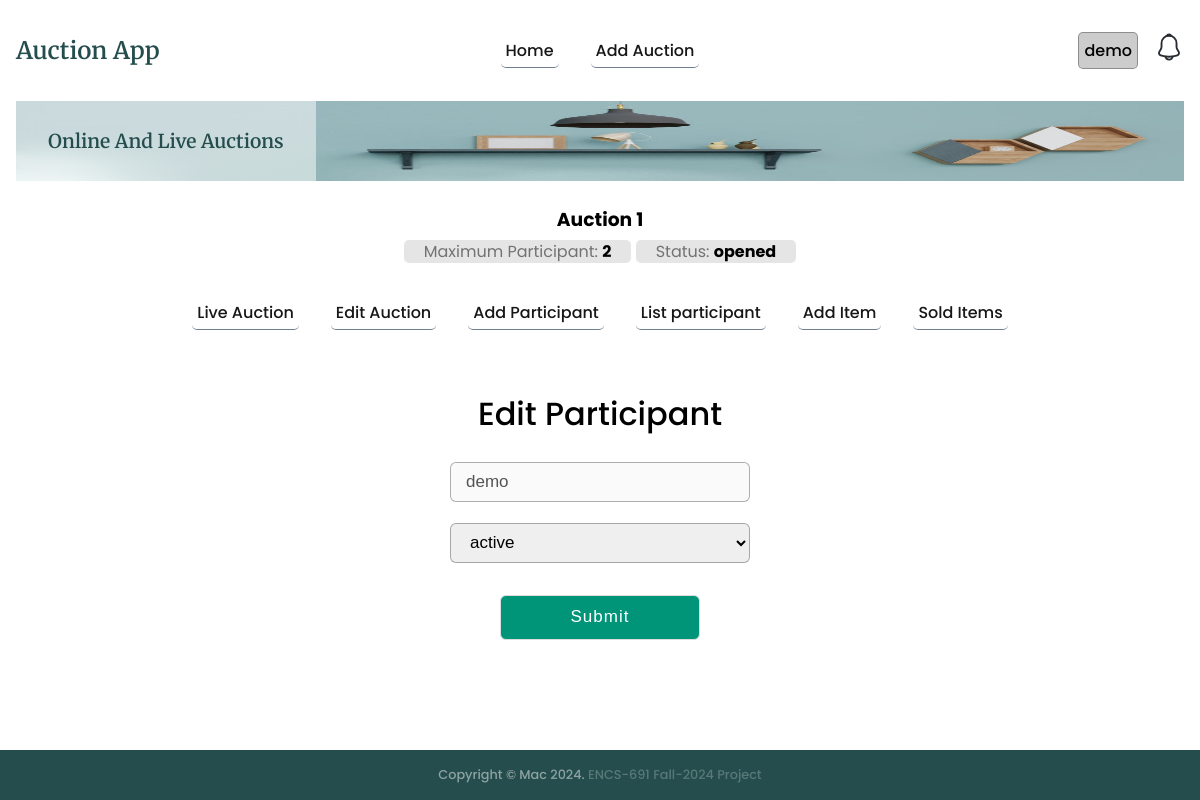
/auction/1/participant/10/edit (signed in), run on the app's committed database.
### auctions/models.py (models this page shows, shortened)
class Auction(models.Model):
    name = models.CharField(max_length=200)
    description = models.CharField(max_length=200)
    status = models.CharField(max_length=200, default='opened')
    auction1 = models.CharField(max_length=200, default='0')
    maxparticipant = models.CharField(max_length=200, default='0')
    username = models.CharField(max_length=200, default='-')
    createdat = models.DateTimeField(default=timezone.now)

class Participant(models.Model):
    auctionid = models.CharField(max_length=200)
    userid = models.CharField(max_length=200)
    username = models.CharField(max_length=200)
    status = models.CharField(max_length=200)
    createdat = models.DateTimeField(default=timezone.now)

### auctions/views.py (the view)
# urls.py: path('auction/<int:aid>/participant/<int:pid>/edit', views.editParticipant, name='editParticipant'),
@login_required
def editParticipant(req, aid, pid):
    participant = getRecordByPk(Participant, pid)
    auction = getRecordByPk(Auction, aid)
    if not auction or not participant:
        return index(req)
    if req.method == 'POST':
        return doEditparticipant(req, aid, pid)
    context = {'auction': auction, 'participant':participant, 'participantStatus':participantStatus}
    return render(req, 'auctions/editParticipant.html', context=context)

### auctions/utils.py (called while the page is built)
def getRecordByPk(model, id):
    try:
        record = model.objects.get(pk=id)
    except (KeyError, model.DoesNotExist):
        logging.error('getRecordByPk: model does not exist')
        return None
    else:
        return record

### templates/auctions/editParticipant.html (shortened to what this page needs)
{% extends "auctions/auctionBase.html" %}
{% block auction_content %}
<div class="addContact container_main">
  <div class="registration form">
    <header>Edit Participant</header>
    <form action="{% url 'auctions:editParticipant' auction.id participant.id %}" method="post" enctype="multipart/form-data">
      <div class="auction-flex">
        <input name="username" disabled id="participant" value="{{ participant.username }}"></input>
        {% if participantStatus %}
        <select name="status" id="status">
          {% for status in participantStatus %}
            {% if participant.status == status %}
              <option value="{{status}}" selected>{{status}}</option>
            {% else %}
              <option value="{{status}}">{{status}}</option>
            {% endif %}
          {% endfor %}
        </select>
        {% endif %}
      </div>
      <button type="submit" class="button">Submit</button>
    </form>
  </div>
</div>
{% endblock %}

### templates/auctions/auctionBase.html
{% extends "base.html" %}
{% block content %}
<section class="section__container product__container" id="product">
    <div class="auctionbase__header">
        <a href="{% url 'auctions:auctionIndex' auction.id %}">
            <h3>{{auction.name}}</h3>
            <span>Maximum Participant: <strong>{{auction.maxparticipant}}</strong></span>
            <span>Status: <strong>{{auction.status}}</strong></span>
        </a>
    </div>
    <nav>
        <ul class="nav__links auction__nav__links" id="nav-links">
            {% if auction %}
            <li><a href="{% url 'auctions:auctionIndex' auction.id %}">Live Auction</a></li>
            <li><a href="{% url 'auctions:editAuction' auction.id %}">Edit Auction</a></li>
            <li><a href="{% url 'auctions:addParticipant' auction.id %}">Add Participant</a></li>
            <li><a href="{% url 'auctions:listParticipant' auction.id %}">List participant</a></li>
            <li><a href="{% url 'auctions:addItem' auction.id %}">Add Item</a></li>
            <li><a href="{% url 'auctions:getSoldItems' auction.id %}">Sold Items</a></li>
            {% endif %}
        </ul>
    </nav>
    {% include "auctions/message.html" %}
    {% block auction_content %}{% endblock %}
</section>
{% endblock %}

### templates/base.html (shortened to what this page needs)
{% load static %}
<!DOCTYPE html>
<html lang="en">
<head>
  <link rel="stylesheet" href="{% static 'css/styles.css' %}" />
</head>
<body>
  <div id="main-container">
    <nav>
      <div class="nav__header">
        <div class="nav__logo">
          <a href="{% url 'auctions:index' %}" class="logo">Auction App</a>
        </div>
      </div>
      <ul class="nav__links" id="nav-links">
        <li><a href="{% url 'auctions:index' %}">Home</a></li>
        <li><a href="{% url 'auctions:addAuction' %}">Add Auction</a></li>
      </ul>
      <div class="nav__notification" id="nav-notification">
        {% if user.is_authenticated %}
        <div class="user-container">
          <div id="systemuser">{{user.username}}</div>
        </div>
        <div class="notification-icon" hx-get="{% url 'auctions:notification' %}?type=list" hx-target="#modal-content">
        </div>
        {% else %}
        <a href="{% url 'users:login' %}">Login</a>
        {% endif %}
      </div>
    </nav>
    <header class="section__container header__container" id="home">
      <div class="header__image">
        <img src="{% static 'images/header.png' %}" alt="header" />
      </div>
      <div class="header__content">
        <div>
          <h1>Online And Live Auctions</h1>
        </div>
      </div>
    </header>
    {% block content %}{% endblock %}
  </div>
  <footer class="footer" id="contact">
    <div class="footer__bar">
      Copyright © Mac 2024. <span class="footer-span">ENCS-691 Fall-2024 Project</span>
    </div>
  </footer>
</body>
</html>

### data on the page
Auction: name "Auction 1", maxparticipant "2", status "opened"
Participant: username "demo", status "active"

### other printed values
{{ user.username }} "demo"
